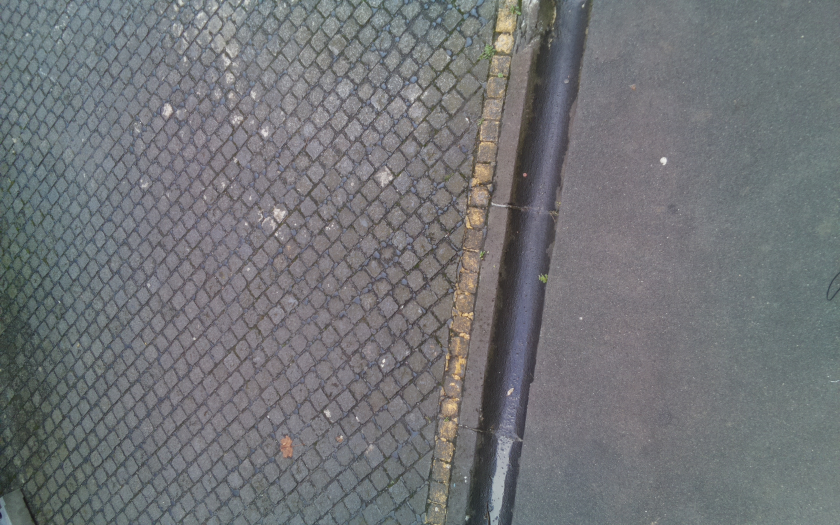
#> input picture python/coindrop_opencv2/capture/image40.jpg, 1680 x 1050 px, found by its file name (shown at 1/2 size)
$ python coin-seg.py   (older library calls are emulated)
#> lines starting #> are read from the running program, lines starting #| are printed output that depends on the picture; after the words box and inside, x2 and y2 are one past the last pixel; in counts of white or black regions, pixels touching at a corner belong together
import numpy as np
import cv2


def run_main():

    image = cv2.imread("D:\_GIT\cointoss\python\coindrop_opencv2\capture\image40.jpg")
#> image is the input picture: shape (1050, 1680, 3); mean B, G, R 118.5, 115.6, 113.3
    # output = image.copy()
    gray = cv2.cvtColor(image, cv2.COLOR_BGR2GRAY)

    gray_blur = cv2.GaussianBlur(gray, (15, 15), 0)
    thresh = cv2.adaptiveThreshold(gray_blur, 255, cv2.ADAPTIVE_THRESH_GAUSSIAN_C,
                                   cv2.THRESH_BINARY_INV, 11, 1)
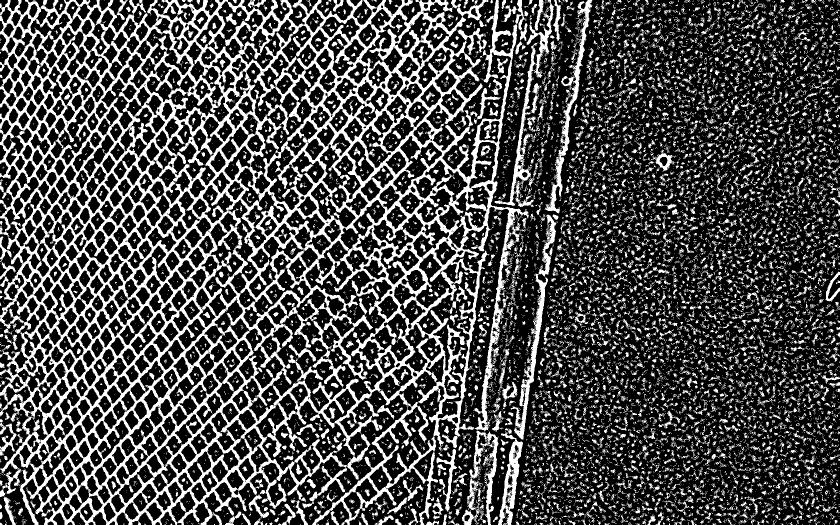
#> thresh: shape (1050, 1680) (shown at 1/2 size); 29.3% white; 13305 white regions (10727 under 20 px), largest, box (x1, y1, x2, y2) and area: (0, 0, 1058, 1050) 326899, (1021, 429, 1113, 879) 5513, (989, 0, 1108, 414) 5486

    kernel = np.ones((3, 3), np.uint8)
    closing = cv2.morphologyEx(thresh, cv2.MORPH_CLOSE,
                               kernel, iterations=4)
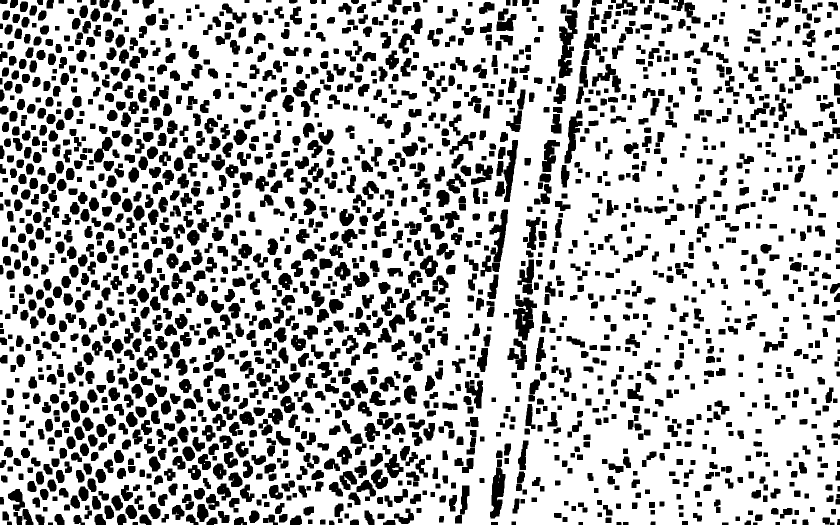
#> closing: shape (1050, 1680) (shown at 1/2 size); 71.8% white; 2115 black regions

    cont_img = thresh.copy()
    _, contours, _ = cv2.findContours(cont_img, cv2.RETR_EXTERNAL, cv2.CHAIN_APPROX_SIMPLE)
#> contours = 11448 contours, 10217 with area under 20; largest, box (x1, y1, x2, y2) and area: (0, 0, 1058, 1050) 882005, (1021, 429, 1113, 879) 5355, (989, 0, 1108, 414) 5070, (924, 861, 997, 1050) 4416, (1089, 0, 1185, 427) 4384

    for cnt in contours:
        area = cv2.contourArea(cnt)
        if area < 10 or area > 400:
            continue

        if len(cnt) < 5:
            continue

        ellipse = cv2.fitEllipse(cnt)
        cv2.ellipse(image, ellipse, (0, 255, 0), 2)
#> this loop made 11448 passes
#> (cnt, area) on passes 1 to 3: ([[1658, 1049]], 0), ([[1645, 1049]], 0), ([[1619, 1049]], 0)
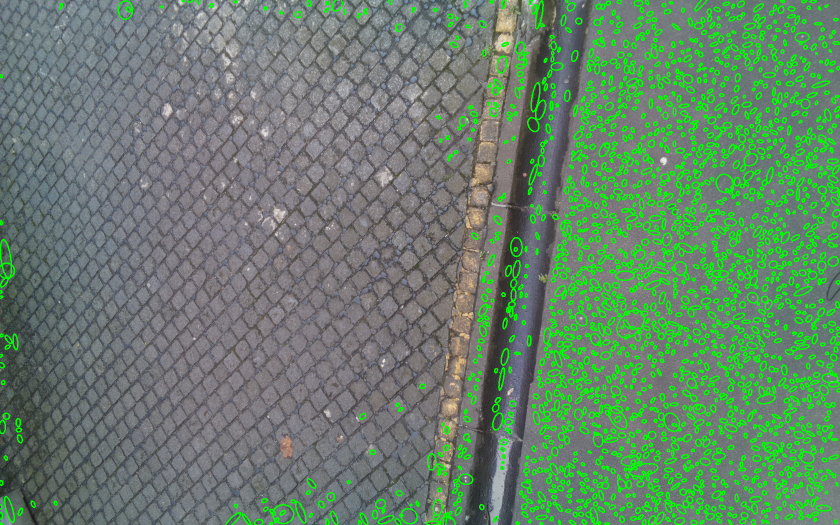
#> image: shape (1050, 1680, 3) (shown at 1/2 size); 10.1% of pixels changed, all inside (x1, y1, x2, y2) = (0, 0, 1680, 1050)

    # cv2.imshow("Morphological Closing", closing)
    cv2.imshow("Adaptive Thresholding", thresh)
    cv2.imshow('Contours', image)
    cv2.waitKey(0)

    # cv2.destroyAllWindows()


if __name__ == "__main__":
    run_main()

$ run again, with python/coindrop_opencv2/capture/image21.jpg copied over python/coindrop_opencv2/capture/image40.jpg
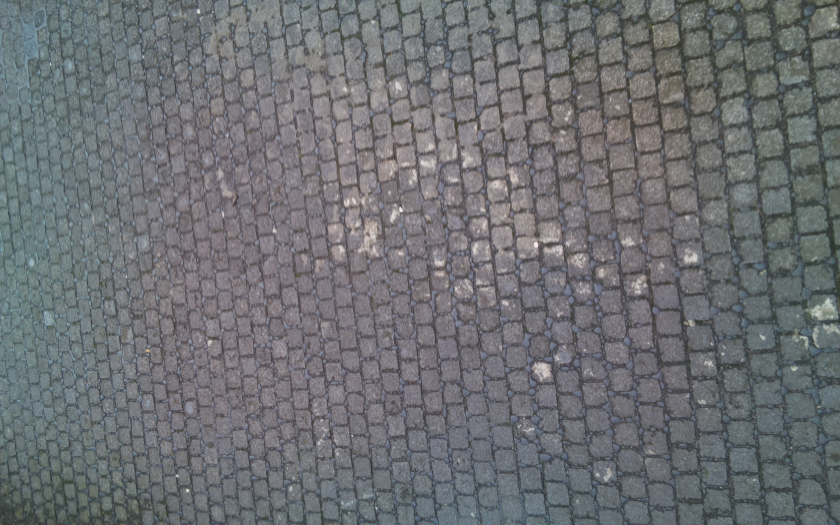
#> input picture python/coindrop_opencv2/capture/image21.jpg, 1680 x 1050 px, found by its file name (shown at 1/2 size)
#> in run_main, image is the input picture: shape (1050, 1680, 3); mean B, G, R 114.9, 111.7, 109.4
#> in run_main, `thresh = cv2.adaptiveThreshold(gray_blur, 255, cv2.ADAPTIVE_THRESH_GAU..`:
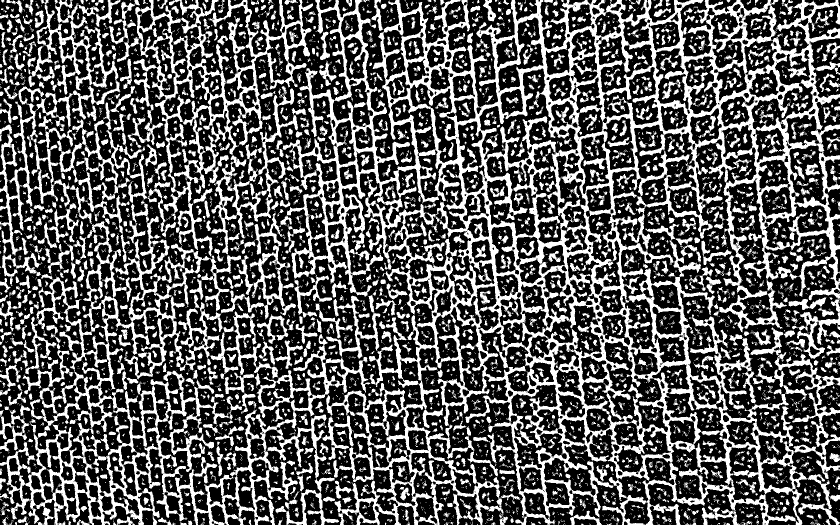
#> thresh: shape (1050, 1680) (shown at 1/2 size); 35.2% white; 5540 white regions (3832 under 20 px), largest, box (x1, y1, x2, y2) and area: (0, 0, 1680, 1050) 367477, (267, 0, 626, 513) 38230, (0, 0, 314, 511) 24469
#> closing: shape (1050, 1680); 70% white; 2381 black regions
#> contours = 3515 contours, 2684 with area under 20; largest, box (x1, y1, x2, y2) and area: (0, 0, 1680, 1050) 823498, (267, 0, 626, 513) 66556, (0, 0, 314, 511) 28400, (442, 425, 592, 639) 6120, (421, 623, 556, 758) 2777
#> the loop in run_main, `for cnt in contours:` made 3515 passes
#> (area, ellipse) on passes 39, 54: (23, ((1452.8, 1047.3), (4.19, 12.43), 99.32)), (34.5, ((366.6, 1048.1), (6.15, 15.06), 105.5))
#> after the loop in run_main, `for cnt in contours:`:
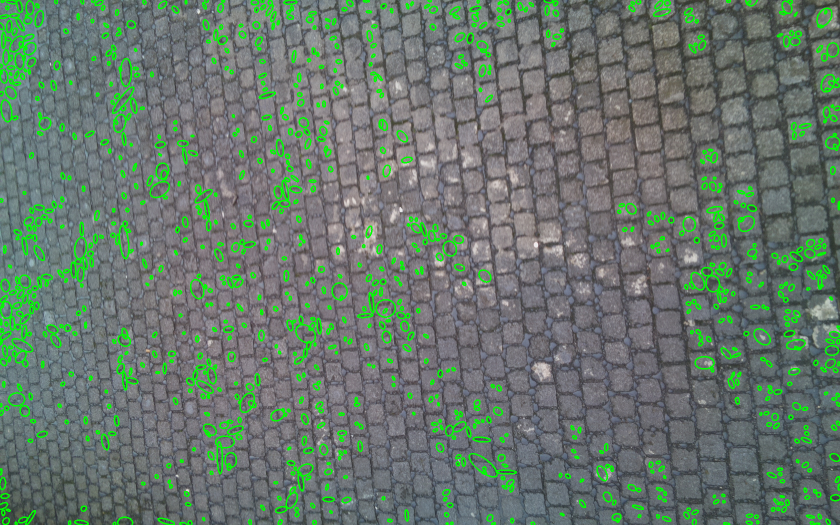
#> image: shape (1050, 1680, 3) (shown at 1/2 size); 6.05% of pixels changed, all inside (x1, y1, x2, y2) = (0, 0, 1680, 1050)

$ run again, with python/coindrop_opencv2/capture/image22.jpg copied over python/coindrop_opencv2/capture/image40.jpg
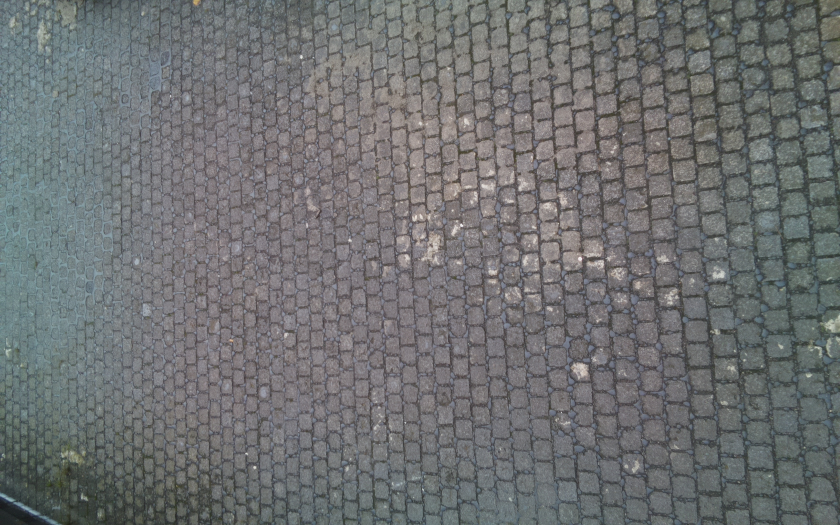
#> input picture python/coindrop_opencv2/capture/image22.jpg, 1680 x 1050 px, found by its file name (shown at 1/2 size)
#> in run_main, image is the input picture: shape (1050, 1680, 3); mean B, G, R 113.2, 112.4, 110.3
#> in run_main, `thresh = cv2.adaptiveThreshold(gray_blur, 255, cv2.ADAPTIVE_THRESH_GAU..`:
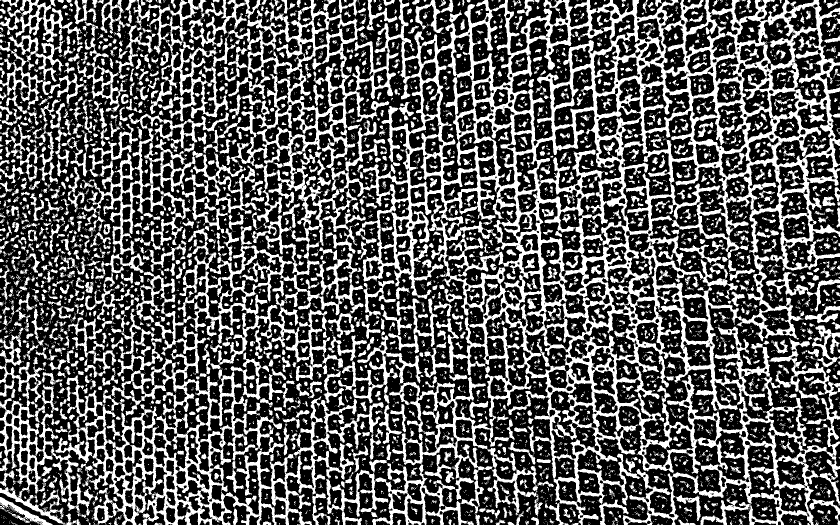
#> thresh: shape (1050, 1680) (shown at 1/2 size); 35.4% white; 5291 white regions (3566 under 20 px), largest, box (x1, y1, x2, y2) and area: (133, 0, 1680, 1050) 355026, (652, 754, 1086, 1050) 22151, (160, 256, 391, 641) 14248
#> closing: shape (1050, 1680); 70.6% white; 2497 black regions
#> contours = 3234 contours, 2416 with area under 20; largest, box (x1, y1, x2, y2) and area: (133, 0, 1680, 1050) 851966, (652, 754, 1086, 1050) 32119, (160, 256, 391, 641) 18123, (0, 655, 162, 1050) 17154, (0, 0, 165, 228) 11204
#> the loop in run_main, `for cnt in contours:` made 3234 passes
#> (area, ellipse) on passes 41, 55, 56: (30.5, ((316, 1047.4), (4.05, 15.6), 90.81)), (47, ((1021.5, 1047.8), (7.05, 13.29), 114.4)), (74.5, ((533.1, 1046.3), (6.13, 18.47), 92.27))
#> after the loop in run_main, `for cnt in contours:`:
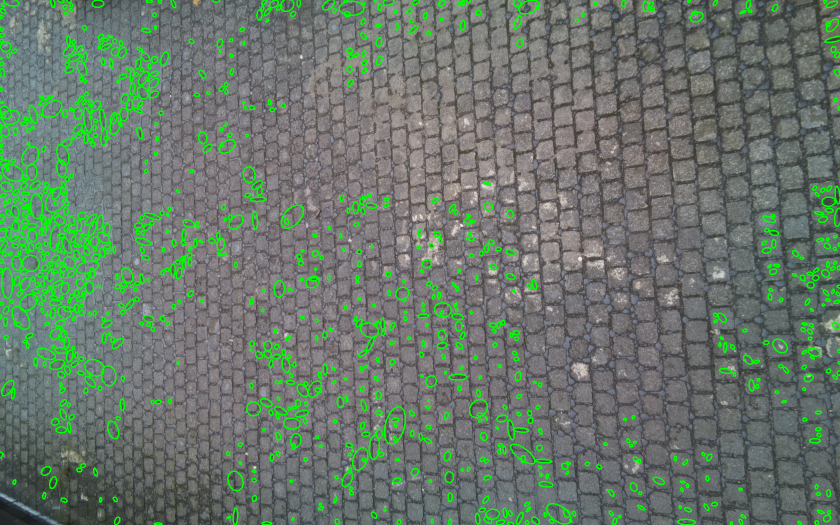
#> image: shape (1050, 1680, 3) (shown at 1/2 size); 5.93% of pixels changed, all inside (x1, y1, x2, y2) = (0, 0, 1680, 1050)
